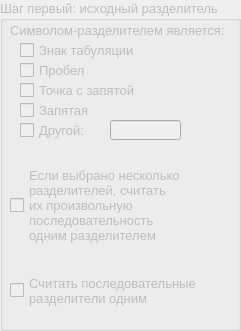
  <widget class="QGroupBox" name="grpBox_step1">
   <property name="enabled">
    <bool>false</bool>
   </property>
   <property name="geometry">
    <rect>
     <x>20</x>
     <y>80</y>
     <width>241</width>
     <height>331</height>
    </rect>
   </property>
   <property name="font">
    <font>
     <pointsize>10</pointsize>
    </font>
   </property>
   <property name="title">
    <string>Шаг первый: исходный разделитель</string>
   </property>
   <widget class="QCheckBox" name="chk_SplitSeparators">
    <property name="geometry">
     <rect>
      <x>10</x>
      <y>270</y>
      <width>221</width>
      <height>41</height>
     </rect>
    </property>
    <property name="font">
     <font>
      <pointsize>10</pointsize>
     </font>
    </property>
    <property name="text">
     <string>Считать последовательные
разделители одним</string>
    </property>
   </widget>
   <widget class="QCheckBox" name="chk_AnotherSeparator">
    <property name="geometry">
     <rect>
      <x>20</x>
      <y>120</y>
      <width>81</width>
      <height>21</height>
     </rect>
    </property>
    <property name="font">
     <font>
      <pointsize>10</pointsize>
     </font>
    </property>
    <property name="text">
     <string>Другой: </string>
    </property>
   </widget>
   <widget class="QLabel" name="label_2">
    <property name="geometry">
     <rect>
      <x>10</x>
      <y>20</y>
      <width>221</width>
      <height>21</height>
     </rect>
    </property>
    <property name="font">
     <font>
      <pointsize>10</pointsize>
     </font>
    </property>
    <property name="text">
     <string>&lt;!DOCTYPE HTML PUBLIC &quot;-//W3C//DTD HTML 4.0//EN&quot; &quot;http://www.w3.org/TR/REC-html40/strict.dtd&quot;&gt;
&lt;html&gt;&lt;head&gt;&lt;meta name=&quot;qrichtext&quot; content=&quot;1&quot; /&gt;&lt;style type=&quot;text/css&quot;&gt;
p, li { white-space: pre-wrap; }
&lt;/style&gt;&lt;/head&gt;&lt;body style=&quot; font-family:'MS Shell Dlg 2'; font-size:8.25pt; font-weight:400; font-style:normal;&quot;&gt;
&lt;p style=&quot; margin-top:0px; margin-bottom:0px; margin-left:0px; margin-right:0px; -qt-block-indent:0; text-indent:0px;&quot;&gt;&lt;span style=&quot; font-size:10pt;&quot;&gt;Символом-разделителем является:&lt;/span&gt;&lt;/p&gt;&lt;/body&gt;&lt;/html&gt;</string>
    </property>
   </widget>
   <widget class="QCheckBox" name="chk_SpaceSeparator">
    <property name="geometry">
     <rect>
      <x>20</x>
      <y>60</y>
      <width>161</width>
      <height>21</height>
     </rect>
    </property>
    <property name="font">
     <font>
      <pointsize>10</pointsize>
     </font>
    </property>
    <property name="text">
     <string>Пробел</string>
    </property>
   </widget>
   <widget class="QCheckBox" name="chk_DotWithCommaSeparator">
    <property name="geometry">
     <rect>
      <x>20</x>
      <y>80</y>
      <width>161</width>
      <height>21</height>
     </rect>
    </property>
    <property name="font">
     <font>
      <pointsize>10</pointsize>
     </font>
    </property>
    <property name="text">
     <string>Точка с запятой</string>
    </property>
   </widget>
   <widget class="QCheckBox" name="chk_TabSeparator">
    <property name="geometry">
     <rect>
      <x>20</x>
      <y>40</y>
      <width>161</width>
      <height>21</height>
     </rect>
    </property>
    <property name="font">
     <font>
      <pointsize>10</pointsize>
     </font>
    </property>
    <property name="text">
     <string>Знак табуляции</string>
    </property>
   </widget>
   <widget class="QCheckBox" name="chk_CommaSeparator">
    <property name="geometry">
     <rect>
      <x>20</x>
      <y>100</y>
      <width>91</width>
      <height>21</height>
     </rect>
    </property>
    <property name="font">
     <font>
      <pointsize>10</pointsize>
     </font>
    </property>
    <property name="text">
     <string>Запятая</string>
    </property>
   </widget>
   <widget class="QLineEdit" name="lineEdit_AnotherSeparator">
    <property name="geometry">
     <rect>
      <x>110</x>
      <y>120</y>
      <width>71</width>
      <height>20</height>
     </rect>
    </property>
   </widget>
   <widget class="QCheckBox" name="chk_JoinGroupSeparatorsAtOne">
    <property name="geometry">
     <rect>
      <x>10</x>
      <y>160</y>
      <width>221</width>
      <height>91</height>
     </rect>
    </property>
    <property name="font">
     <font>
      <pointsize>10</pointsize>
     </font>
    </property>
    <property name="text">
     <string>Если выбрано несколько
разделителей, считать 
их произвольную 
последовательность
одним разделителем</string>
    </property>
   </widget>
  </widget>
